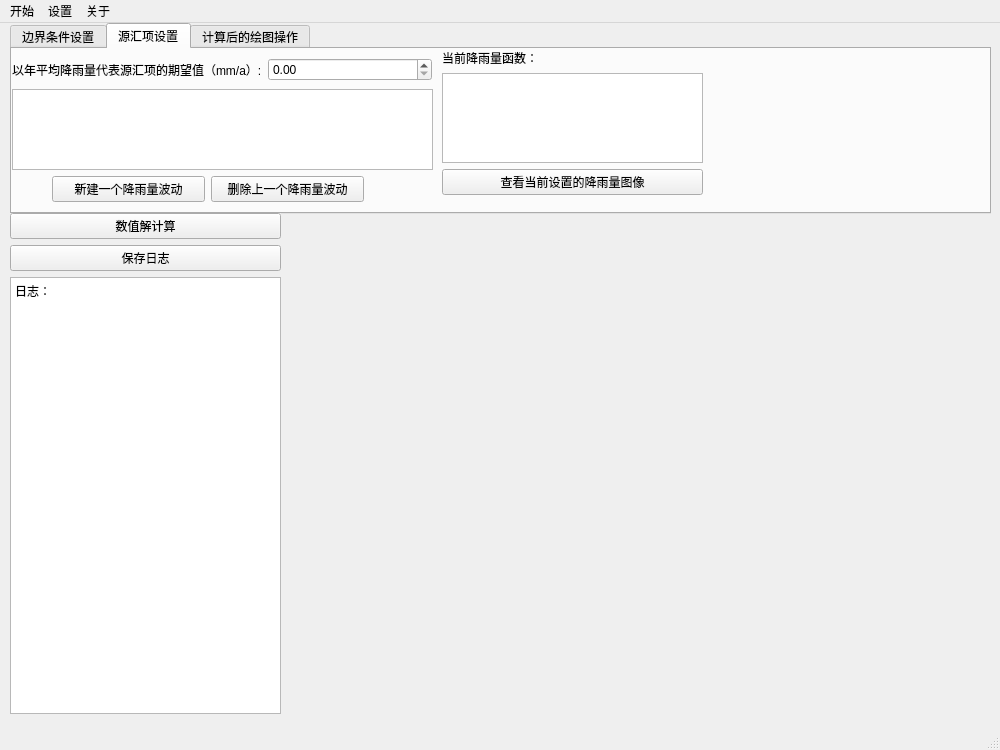
<?xml version="1.0" encoding="UTF-8"?>
<ui version="4.0">
 <class>MainWindow</class>
 <widget class="QMainWindow" name="MainWindow">
  <property name="geometry">
   <rect>
    <x>0</x>
    <y>0</y>
    <width>1000</width>
    <height>750</height>
   </rect>
  </property>
  <property name="windowTitle">
   <string>Random flow</string>
  </property>
  <property name="autoFillBackground">
   <bool>true</bool>
  </property>
  <widget class="QWidget" name="centralwidget">
   <widget class="QTabWidget" name="tabWidget">
    <property name="geometry">
     <rect>
      <x>10</x>
      <y>0</y>
      <width>981</width>
      <height>191</height>
     </rect>
    </property>
    <property name="currentIndex">
     <number>1</number>
    </property>
    <widget class="QWidget" name="tab">
     <attribute name="title">
      <string>边界条件设置</string>
     </attribute>
     <widget class="QWidget" name="horizontalLayoutWidget_2">
      <property name="geometry">
       <rect>
        <x>0</x>
        <y>0</y>
        <width>568</width>
        <height>51</height>
       </rect>
      </property>
      <layout class="QHBoxLayout" name="horizontalLayout_2">
       <item>
        <widget class="QLabel" name="label_3">
         <property name="text">
          <string>左边界：边界类型：</string>
         </property>
        </widget>
       </item>
       <item>
        <widget class="QComboBox" name="comboBox_left_boundary">
         <property name="layoutDirection">
          <enum>Qt::LeftToRight</enum>
         </property>
         <item>
          <property name="text">
           <string>一类边界（给定水头）</string>
          </property>
         </item>
         <item>
          <property name="text">
           <string>二类边界（给定通量）</string>
          </property>
         </item>
        </widget>
       </item>
       <item>
        <widget class="QLabel" name="label_4">
         <property name="text">
          <string>水头（m）/通量大小：</string>
         </property>
        </widget>
       </item>
       <item>
        <widget class="QDoubleSpinBox" name="doubleSpinBox_left_boundary">
         <property name="maximum">
          <double>9999.989999999999782</double>
         </property>
        </widget>
       </item>
      </layout>
     </widget>
     <widget class="QWidget" name="horizontalLayoutWidget_3">
      <property name="geometry">
       <rect>
        <x>0</x>
        <y>50</y>
        <width>568</width>
        <height>51</height>
       </rect>
      </property>
      <layout class="QHBoxLayout" name="horizontalLayout_3">
       <item>
        <widget class="QLabel" name="label_5">
         <property name="text">
          <string>右边界：边界类型：</string>
         </property>
        </widget>
       </item>
       <item>
        <widget class="QComboBox" name="comboBox_right_boundary">
         <item>
          <property name="text">
           <string>一类边界（给定水头）</string>
          </property>
         </item>
         <item>
          <property name="text">
           <string>二类边界（给定通量）</string>
          </property>
         </item>
        </widget>
       </item>
       <item>
        <widget class="QLabel" name="label_6">
         <property name="text">
          <string>水头（m）/通量大小：</string>
         </property>
        </widget>
       </item>
       <item>
        <widget class="QDoubleSpinBox" name="doubleSpinBox_right_boundary">
         <property name="maximum">
          <double>9999.989999999999782</double>
         </property>
        </widget>
       </item>
      </layout>
     </widget>
     <widget class="QWidget" name="verticalLayoutWidget_2">
      <property name="geometry">
       <rect>
        <x>570</x>
        <y>0</y>
        <width>401</width>
        <height>111</height>
       </rect>
      </property>
      <layout class="QVBoxLayout" name="verticalLayout_2">
       <item>
        <widget class="QLabel" name="label">
         <property name="text">
          <string>初始条件（可以为一个关于x的函数）：</string>
         </property>
        </widget>
       </item>
       <item>
        <widget class="QTextEdit" name="initial_condition">
         <property name="placeholderText">
          <string>初始水位可以由函数组成，也可以是一个常数。例如：60 + x * tan(3.1415/120) + 5 * sin(x/60)</string>
         </property>
        </widget>
       </item>
      </layout>
     </widget>
     <widget class="QWidget" name="horizontalLayoutWidget_6">
      <property name="geometry">
       <rect>
        <x>0</x>
        <y>100</y>
        <width>322</width>
        <height>61</height>
       </rect>
      </property>
      <layout class="QHBoxLayout" name="horizontalLayout_6">
       <item>
        <widget class="QLabel" name="label_8">
         <property name="text">
          <string>轴长（m）：</string>
         </property>
        </widget>
       </item>
       <item>
        <widget class="QSpinBox" name="spinBox_x_length">
         <property name="maximum">
          <number>99999</number>
         </property>
        </widget>
       </item>
       <item>
        <widget class="QLabel" name="label_9">
         <property name="text">
          <string>时长（d）:</string>
         </property>
        </widget>
       </item>
       <item>
        <widget class="QSpinBox" name="spinBox_t_length">
         <property name="maximum">
          <number>99999</number>
         </property>
        </widget>
       </item>
      </layout>
     </widget>
    </widget>
    <widget class="QWidget" name="tab_2">
     <attribute name="title">
      <string>源汇项设置</string>
     </attribute>
     <widget class="QWidget" name="horizontalLayoutWidget_4">
      <property name="geometry">
       <rect>
        <x>0</x>
        <y>0</y>
        <width>420</width>
        <height>41</height>
       </rect>
      </property>
      <layout class="QHBoxLayout" name="horizontalLayout_4">
       <item>
        <widget class="QLabel" name="label_2">
         <property name="text">
          <string>以年平均降雨量代表源汇项的期望值（mm/a）:</string>
         </property>
        </widget>
       </item>
       <item>
        <widget class="QDoubleSpinBox" name="doubleSpinBox_rain">
         <property name="maximum">
          <double>9999.989999999999782</double>
         </property>
        </widget>
       </item>
      </layout>
     </widget>
     <widget class="QWidget" name="horizontalLayoutWidget_5">
      <property name="geometry">
       <rect>
        <x>40</x>
        <y>120</y>
        <width>312</width>
        <height>41</height>
       </rect>
      </property>
      <layout class="QHBoxLayout" name="horizontalLayout_5">
       <item>
        <widget class="QPushButton" name="pushButton_4">
         <property name="text">
          <string>新建一个降雨量波动</string>
         </property>
        </widget>
       </item>
       <item>
        <widget class="QPushButton" name="pushButton_5">
         <property name="text">
          <string>删除上一个降雨量波动</string>
         </property>
        </widget>
       </item>
      </layout>
     </widget>
     <widget class="QWidget" name="verticalLayoutWidget_3">
      <property name="geometry">
       <rect>
        <x>430</x>
        <y>0</y>
        <width>261</width>
        <height>146</height>
       </rect>
      </property>
      <layout class="QVBoxLayout" name="verticalLayout_3">
       <item>
        <widget class="QLabel" name="label_7">
         <property name="text">
          <string>当前降雨量函数：</string>
         </property>
        </widget>
       </item>
       <item>
        <widget class="QTextBrowser" name="textBrowser_2"/>
       </item>
       <item>
        <widget class="QPushButton" name="pushButton_6">
         <property name="text">
          <string>查看当前设置的降雨量图像</string>
         </property>
        </widget>
       </item>
      </layout>
     </widget>
     <widget class="QListView" name="listView">
      <property name="geometry">
       <rect>
        <x>0</x>
        <y>40</y>
        <width>421</width>
        <height>81</height>
       </rect>
      </property>
     </widget>
     <widget class="QWidget" name="verticalLayoutWidget_4">
      <property name="geometry">
       <rect>
        <x>690</x>
        <y>0</y>
        <width>281</width>
        <height>161</height>
       </rect>
      </property>
      <layout class="QVBoxLayout" name="verticalLayout_4">
       <item>
        <widget class="QWidget" name="widget_rain_flow" native="true"/>
       </item>
      </layout>
     </widget>
    </widget>
    <widget class="QWidget" name="tab_3">
     <attribute name="title">
      <string>计算后的绘图操作</string>
     </attribute>
     <widget class="QWidget" name="horizontalLayoutWidget">
      <property name="geometry">
       <rect>
        <x>730</x>
        <y>70</y>
        <width>195</width>
        <height>80</height>
       </rect>
      </property>
      <layout class="QHBoxLayout" name="horizontalLayout">
       <item>
        <widget class="QPushButton" name="pushButton_2">
         <property name="text">
          <string>上一时刻</string>
         </property>
        </widget>
       </item>
       <item>
        <widget class="QPushButton" name="pushButton_3">
         <property name="text">
          <string>下一时刻</string>
         </property>
        </widget>
       </item>
      </layout>
     </widget>
     <widget class="QPushButton" name="draw_solve_line_2">
      <property name="geometry">
       <rect>
        <x>330</x>
        <y>0</y>
        <width>317</width>
        <height>28</height>
       </rect>
      </property>
      <property name="text">
       <string>绘制选定时刻的数值解线型图</string>
      </property>
     </widget>
     <widget class="QPushButton" name="draw_solve_reference_thickness_line_2">
      <property name="geometry">
       <rect>
        <x>330</x>
        <y>30</y>
        <width>317</width>
        <height>28</height>
       </rect>
      </property>
      <property name="text">
       <string>绘制选定时刻的参考厚度法解析解线型图</string>
      </property>
     </widget>
     <widget class="QPushButton" name="draw_complete_2">
      <property name="geometry">
       <rect>
        <x>330</x>
        <y>60</y>
        <width>317</width>
        <height>28</height>
       </rect>
      </property>
      <property name="text">
       <string>绘制数值解和解析解对比图</string>
      </property>
     </widget>
     <widget class="QWidget" name="gridLayoutWidget_2">
      <property name="geometry">
       <rect>
        <x>0</x>
        <y>0</y>
        <width>319</width>
        <height>151</height>
       </rect>
      </property>
      <layout class="QGridLayout" name="gridLayout_2">
       <item row="2" column="0">
        <widget class="QTextBrowser" name="textBrowser_time"/>
       </item>
       <item row="1" column="0">
        <layout class="QHBoxLayout" name="horizontalLayout_16">
         <item>
          <widget class="QLabel" name="label_16">
           <property name="text">
            <string>选择进行绘图的时刻数</string>
           </property>
          </widget>
         </item>
         <item>
          <widget class="QSpinBox" name="spinBox_time"/>
         </item>
        </layout>
       </item>
      </layout>
     </widget>
     <widget class="QPushButton" name="pushButton_7">
      <property name="geometry">
       <rect>
        <x>330</x>
        <y>90</y>
        <width>311</width>
        <height>28</height>
       </rect>
      </property>
      <property name="text">
       <string>绘制《位置-水头-时间》三维图</string>
      </property>
     </widget>
    </widget>
   </widget>
   <widget class="QWidget" name="verticalLayoutWidget">
    <property name="geometry">
     <rect>
      <x>10</x>
      <y>190</y>
      <width>271</width>
      <height>501</height>
     </rect>
    </property>
    <layout class="QVBoxLayout" name="verticalLayout">
     <item>
      <widget class="QPushButton" name="solve_FDM">
       <property name="autoFillBackground">
        <bool>true</bool>
       </property>
       <property name="text">
        <string>数值解计算</string>
       </property>
      </widget>
     </item>
     <item>
      <widget class="QPushButton" name="pushButton">
       <property name="text">
        <string>保存日志</string>
       </property>
      </widget>
     </item>
     <item>
      <widget class="QTextBrowser" name="textBrowser">
       <property name="autoFillBackground">
        <bool>true</bool>
       </property>
       <property name="html">
        <string>&lt;!DOCTYPE HTML PUBLIC &quot;-//W3C//DTD HTML 4.0//EN&quot; &quot;http://www.w3.org/TR/REC-html40/strict.dtd&quot;&gt;
&lt;html&gt;&lt;head&gt;&lt;meta name=&quot;qrichtext&quot; content=&quot;1&quot; /&gt;&lt;style type=&quot;text/css&quot;&gt;
p, li { white-space: pre-wrap; }
&lt;/style&gt;&lt;/head&gt;&lt;body style=&quot; font-family:'SimSun'; font-size:9pt; font-weight:400; font-style:normal;&quot;&gt;
&lt;p style=&quot; margin-top:0px; margin-bottom:0px; margin-left:0px; margin-right:0px; -qt-block-indent:0; text-indent:0px;&quot;&gt;日志：&lt;/p&gt;&lt;/body&gt;&lt;/html&gt;</string>
       </property>
      </widget>
     </item>
    </layout>
   </widget>
   <widget class="QWidget" name="verticalLayoutWidget_5">
    <property name="geometry">
     <rect>
      <x>290</x>
      <y>190</y>
      <width>691</width>
      <height>491</height>
     </rect>
    </property>
    <layout class="QVBoxLayout" name="verticalLayout_5">
     <item>
      <widget class="QWidget" name="widget" native="true"/>
     </item>
    </layout>
   </widget>
  </widget>
  <widget class="QMenuBar" name="menubar">
   <property name="geometry">
    <rect>
     <x>0</x>
     <y>0</y>
     <width>1000</width>
     <height>26</height>
    </rect>
   </property>
   <widget class="QMenu" name="menu">
    <property name="autoFillBackground">
     <bool>true</bool>
    </property>
    <property name="title">
     <string>开始</string>
    </property>
   </widget>
   <widget class="QMenu" name="menu_2">
    <property name="autoFillBackground">
     <bool>true</bool>
    </property>
    <property name="title">
     <string>设置</string>
    </property>
    <addaction name="actionSet_hydrogeological_parameter"/>
    <addaction name="actionSet_FDM"/>
    <addaction name="Set_printing"/>
   </widget>
   <widget class="QMenu" name="menu_3">
    <property name="autoFillBackground">
     <bool>true</bool>
    </property>
    <property name="title">
     <string>关于</string>
    </property>
   </widget>
   <addaction name="menu"/>
   <addaction name="menu_2"/>
   <addaction name="menu_3"/>
  </widget>
  <widget class="QStatusBar" name="statusbar"/>
  <action name="actionSet_hydrogeological_parameter">
   <property name="text">
    <string>水文地质参数</string>
   </property>
  </action>
  <action name="actionSet_FDM">
   <property name="text">
    <string>数值解求解设置</string>
   </property>
  </action>
  <action name="Set_printing">
   <property name="text">
    <string>绘图选项</string>
   </property>
  </action>
 </widget>
 <resources/>
 <connections/>
</ui>
